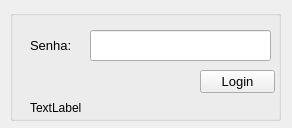
<?xml version="1.0" encoding="UTF-8"?>
<ui version="4.0">
 <class>frmlogin</class>
 <widget class="QWidget" name="frmlogin">
  <property name="geometry">
   <rect>
    <x>0</x>
    <y>0</y>
    <width>292</width>
    <height>128</height>
   </rect>
  </property>
  <property name="windowTitle">
   <string>Fazer login</string>
  </property>
  <widget class="QGroupBox" name="groupBox">
   <property name="geometry">
    <rect>
     <x>10</x>
     <y>10</y>
     <width>271</width>
     <height>111</height>
    </rect>
   </property>
   <property name="title">
    <string/>
   </property>
   <widget class="QLabel" name="label">
    <property name="geometry">
     <rect>
      <x>20</x>
      <y>20</y>
      <width>46</width>
      <height>31</height>
     </rect>
    </property>
    <property name="font">
     <font>
      <pointsize>10</pointsize>
     </font>
    </property>
    <property name="text">
     <string>Senha:</string>
    </property>
   </widget>
   <widget class="QLineEdit" name="txtsenha">
    <property name="geometry">
     <rect>
      <x>80</x>
      <y>20</y>
      <width>181</width>
      <height>31</height>
     </rect>
    </property>
    <property name="font">
     <font>
      <pointsize>10</pointsize>
     </font>
    </property>
   </widget>
   <widget class="QLabel" name="lblerror">
    <property name="geometry">
     <rect>
      <x>20</x>
      <y>90</y>
      <width>241</width>
      <height>16</height>
     </rect>
    </property>
    <property name="text">
     <string>TextLabel</string>
    </property>
   </widget>
   <widget class="QPushButton" name="btnlogin">
    <property name="geometry">
     <rect>
      <x>190</x>
      <y>60</y>
      <width>75</width>
      <height>23</height>
     </rect>
    </property>
    <property name="font">
     <font>
      <pointsize>10</pointsize>
     </font>
    </property>
    <property name="text">
     <string>Login</string>
    </property>
   </widget>
  </widget>
 </widget>
 <resources/>
 <connections/>
</ui>
